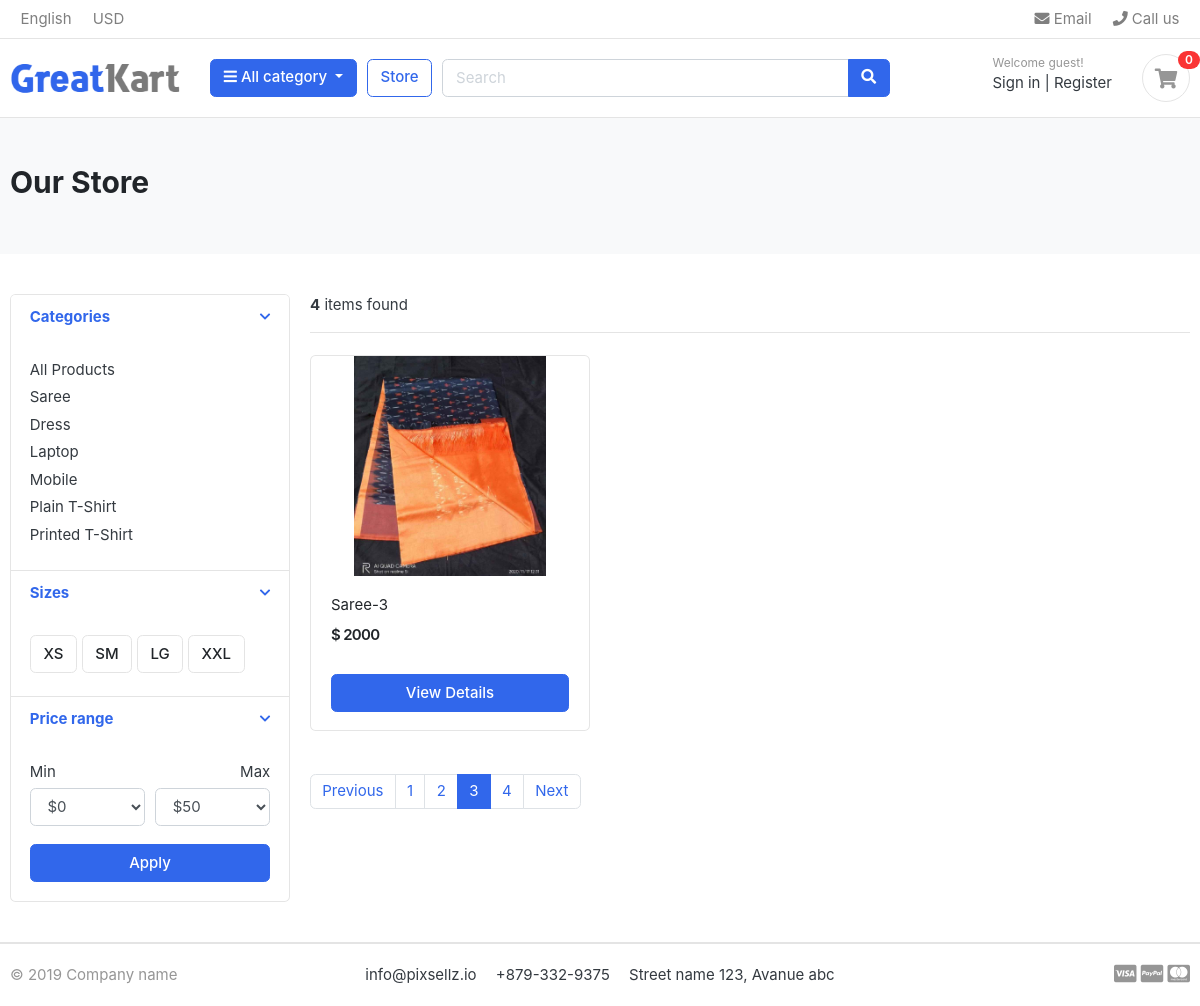
The page /store/category/saree/?page=3 on the database its author committed.
### category/models.py (models this page shows, shortened)
class Category(models.Model):
    category_name = models.CharField(max_length=50, unique=True)
    slug = models.SlugField(max_length=100, unique=True)
    description = models.TextField(max_length=255, blank=True)
    cat_image = models.ImageField(upload_to='photos/categories', blank=True)
    class Meta:
        verbose_name = 'category'
        verbose_name_plural = 'categories'
    def get_url(self):
            return reverse('products_by_category', args=[self.slug])

### store/models.py (models this page shows, shortened)
class Product(models.Model):
    product_name = models.CharField(max_length=200, unique=True)
    slug = models.SlugField(max_length=200, unique=True)
    description = models.TextField(max_length=500, blank=True)
    price = models.IntegerField()
    images = models.ImageField(upload_to='photo/products',)
    stock = models.IntegerField()
    is_available = models.BooleanField(default=True)
    category = models.ForeignKey(Category, on_delete=models.CASCADE)
    created_date = models.DateTimeField(auto_now_add=True)
    modified_date = models.DateTimeField(auto_now=True)
    def get_url(self):
        return reverse('product_detail', args=[self.category.slug, self.slug])

### store/views.py (the view)
# urls.py: path('store/', include('store.urls')),
def store(request, category_slug=None):
    categories = None
    products = None
    if category_slug != None:
        categories = get_object_or_404(Category, slug=category_slug)
        products = Product.objects.filter(category=categories, is_available=True)
        paginator = Paginator(products, 1)
        page = request.GET.get('page')
        paged_products = paginator.get_page(page)
        product_count = products.count()
    else:
        products = Product.objects.all().filter(category=categories, is_available=True).order_by('id')
        paginator = Paginator(products, 6)
        page = request.GET.get('page')
        paged_products = paginator.get_page(page)
        product_count = products.count()
    context = {
    'products' : paged_products,
    'product_count' : product_count,
}
    return render(request, 'store/store.html', context)

### carts/context_processors.py (called while the page is built)
def counter(request):
    cart_count = 0
    if 'admin' in request.path:
        return{}
    else:
        try:
            cart = Cart.objects.filter(cart_id=_cart_id(request))
            if request.user.is_authenticated:
                cart_items = CartItem.objects.all().filter(user=request.user)
            else:
                cart_items = CartItem.objects.all().filter(cart=cart[:1])
            for cart_item in cart_items:
                cart_count += cart_item.quantity
        except Cart.DoesNotExist:
            cart_count = 0
    return dict(cart_count=cart_count)

### carts/views.py (called while the page is built)
def _cart_id(request):
    cart = request.session.session_key
    if not cart:
        cart = request.session.create()
    return cart

### category/context_processors.py (called while the page is built)
def menu_links(request):
    links = Category.objects.all()
    return dict(links=links)

### AwesomeKart/templates/store/store.html (shortened to what this page needs)
{% extends 'base.html' %}
{% load static %}
{% block content %}
<section class="section-pagetop bg">
<div class="container">
	{% if 'search' in request.path %}
		<h2 class="title-page">Search Result</h2>
	{% else %}
		<h2 class="title-page">Our Store</h2>
	{% endif %}
</div>
</section>
<section class="section-content padding-y">
<div class="container">
<div class="row">
	<aside class="col-md-3">
<div class="card">
	<article class="filter-group">
		<header class="card-header">
			<a href="#" data-toggle="collapse" data-target="#collapse_1" aria-expanded="true" class="">
				<i class="icon-control fa fa-chevron-down"></i>
				<h6 class="title">Categories</h6>
			</a>
		</header>
		<div class="filter-content collapse show" id="collapse_1" style="">
			<div class="card-body">
				<ul class="list-menu">
					<li><a href="{% url 'store' %}">All Products</a></li>
				{% for category in links %}
					<li><a href="{{category.get_url}}">{{category.category_name}}</a></li>
				{% endfor %}
				</ul>
			</div>
		</div>
	</article>
	<article class="filter-group">
		<header class="card-header">
			<a href="#" data-toggle="collapse" data-target="#collapse_4" aria-expanded="true" class="">
				<i class="icon-control fa fa-chevron-down"></i>
				<h6 class="title">Sizes </h6>
			</a>
		</header>
		<div class="filter-content collapse show" id="collapse_4" style="">
			<div class="card-body">
			  <label class="checkbox-btn">
			    <span class="btn btn-light"> XS </span>
			  </label>
			  <label class="checkbox-btn">
			    <span class="btn btn-light"> SM </span>
			  </label>
			  <label class="checkbox-btn">
			    <span class="btn btn-light"> LG </span>
			  </label>
			  <label class="checkbox-btn">
			    <span class="btn btn-light"> XXL </span>
			  </label>
		</div>
		</div>
	</article>
	<article class="filter-group">
		<header class="card-header">
			<a href="#" data-toggle="collapse" data-target="#collapse_3" aria-expanded="true" class="">
				<i class="icon-control fa fa-chevron-down"></i>
				<h6 class="title">Price range </h6>
			</a>
		</header>
		<div class="filter-content collapse show" id="collapse_3" style="">
			<div class="card-body">
				<div class="form-row">
				<div class="form-group col-md-6">
				  <label>Min</label>
				  	<select class="mr-2 form-control">
						<option value="0">$0</option>
					</select>
				</div>
				<div class="form-group text-right col-md-6">
				  <label>Max</label>
				  	<select class="mr-2 form-control">
						<option value="50">$50</option>
					</select>
				</div>
				</div>
				<button class="btn btn-block btn-primary">Apply</button>
			</div>
		</div>
	</article>
</div>
	</aside>
	<main class="col-md-9">
<header class="border-bottom mb-4 pb-3">
		<div class="form-inline">
			<span class="mr-md-auto"><b>{{product_count}}</b> items found </span>
		</div>
</header>
<div class="row">
{% if products %}
{% for product in products %}
	<div class="col-md-4">
		<figure class="card card-product-grid">
			<div class="img-wrap">
				<a href="{{product.get_url}}"><img src="{{product.images.url}}">
			</div>
			<figcaption class="info-wrap">
				<div class="fix-height">
					<a href="{{product.get_url}}" class="title">{{product.product_name}}</a>
					<div class="price-wrap mt-2">
						<span class="price">$ {{product.price}}</span>
					</div>
				</div>
				<a href="{{product.get_url}}" class="btn btn-block btn-primary">View Details</a>
			</figcaption>
		</figure>
	</div>
    {% endfor%}
	{% else %}
	<div>
		<h2>No result found. Please try again.</h2>
	</div>
	{% endif %}
</div>
<nav class="mt-4" aria-label="Page navigation sample">
  {% if products.has_other_pages %}
  <ul class="pagination">
  {% if products.has_previous %}
    <li class="page-item"><a class="page-link" href="?page={products.previous_page_number}}">Previous</a></li>
  {% else %}
	<li class="page-item disabled"><a class="page-link" href="#">Previous</a></li>
  {% endif %}
	{% for i in products.paginator.page_range %}
		{% if products.number == i %}
			<li class="page-item active"><a class="page-link" href="#">{{i}}</a></li>
    	{% else %}
			<li class="page-item "><a class="page-link" href="?page={{i}}">{{i}}</a></li>
		{% endif %}
	{% endfor %}
	{% if products.has_previous %}
    	<li class="page-item"><a class="page-link" href="?page={products.next_page_number}}">Next</a></li>
	{% else %}
		<li class="page-item disabled"><a class="page-link" href="#">Next</a></li>
	{% endif %}
  </ul>
  {% endif %}
</nav>
	</main>
</div>
</div>
</section>
{% endblock %}

### rows shown on the page
Category: category_name "Saree"
Category: category_name "Dress"
Category: category_name "Laptop"
Category: category_name "Mobile"
Category: category_name "Plain T-Shirt"
Category: category_name "Printed T-Shirt"
Product: images (picture), product_name "Saree-3", price "2000"

### other values the page prints
{{ cart_count }} "0"
{{ product_count }} "4"
{{ i }} "1" "2" "4"
{{ i }} "3"
